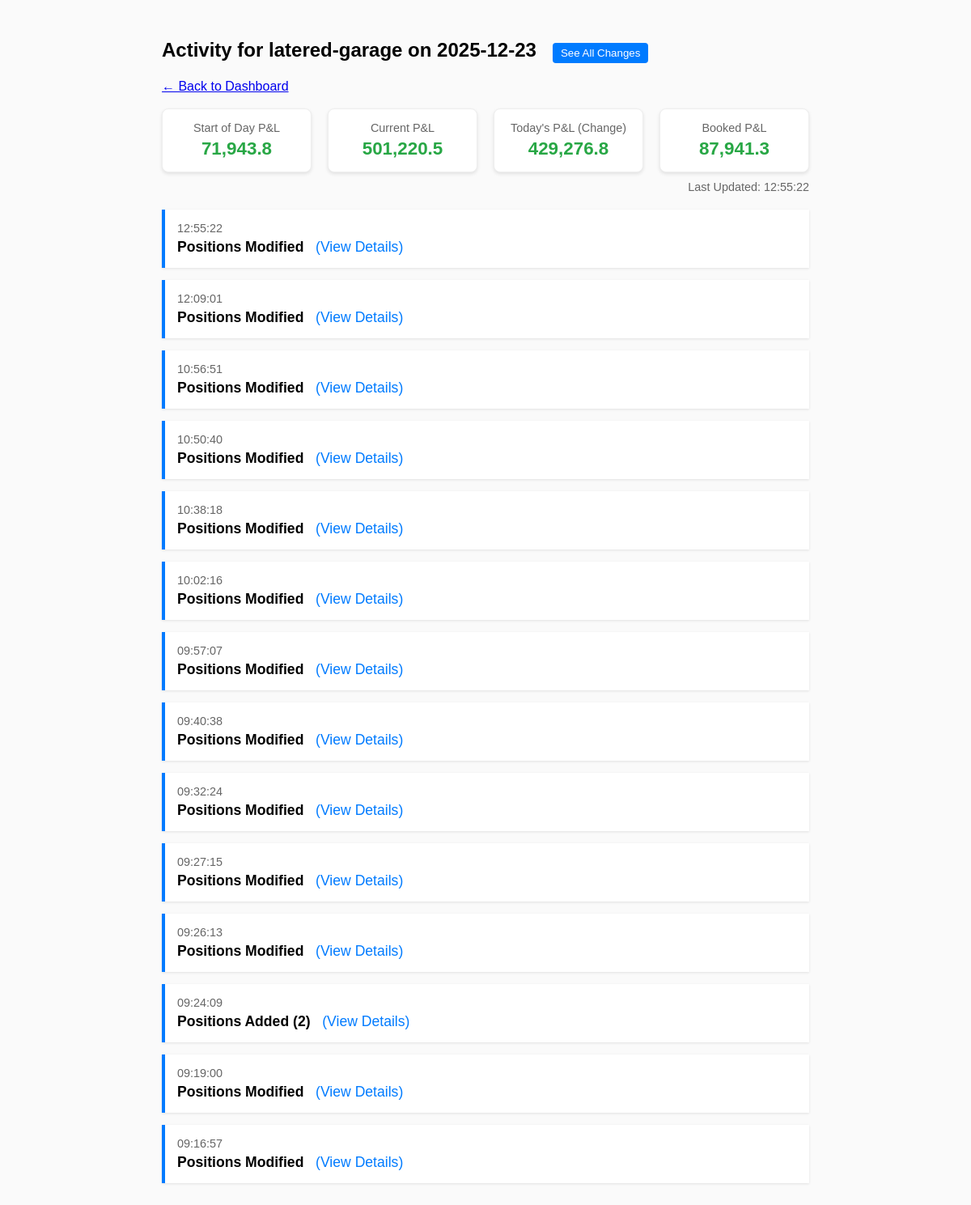
Page /profile/latered-garage/2025-12-23 on the committed database.
### tables this page shows
CREATE TABLE snapshots (
            id INTEGER PRIMARY KEY AUTOINCREMENT,
            profile_id INTEGER NOT NULL,
            timestamp DATETIME DEFAULT CURRENT_TIMESTAMP,
            raw_data JSON NOT NULL,
            created_at_source TEXT,
            FOREIGN KEY (profile_id) REFERENCES profiles (id)
        );

CREATE TABLE position_changes (
            id INTEGER PRIMARY KEY AUTOINCREMENT,
            snapshot_id INTEGER NOT NULL,
            profile_id INTEGER NOT NULL,
            timestamp DATETIME DEFAULT CURRENT_TIMESTAMP,
            diff_summary TEXT, -- JSON summary of what changed (e.g. "Added 1 trade, Removed 1 trade")
            FOREIGN KEY (snapshot_id) REFERENCES snapshots (id),
            FOREIGN KEY (profile_id) REFERENCES profiles (id)
        );

### app.py (the view)
@app.route('/profile/<slug>/<date>')
def daily_view(slug, date):
    conn = get_db()
    c = conn.cursor()
    profile = c.execute("SELECT * FROM profiles WHERE slug = ?", (slug,)).fetchone()
    if not profile:
        conn.close()
        return "Profile not found", 404
    changes = c.execute("""
        SELECT * FROM position_changes
        WHERE profile_id = ? AND date(timestamp) = ?
        ORDER BY timestamp DESC
    """, (profile['id'], date)).fetchall()
    metrics = get_daily_pnl_metrics(c, profile['id'], date)
    conn.close()
    return render_template('daily_view.html',
                         slug=slug,
                         date=date,
                         changes=changes,
                         metrics=metrics)

### app.py (called while the page is built)
@app.template_filter('to_datetime')
def to_datetime_filter(value):
    if isinstance(value, datetime):
        return value
    try:
        return datetime.strptime(value, '%Y-%m-%d %H:%M:%S')
    except ValueError:
        try:
             dt = datetime.fromisoformat(value)
             return dt.replace(tzinfo=None) # Ensure naive
        except:
             return value

def calculate_snapshot_pnl(c, snapshot_id):
    snap = c.execute("SELECT * FROM snapshots WHERE id = ?", (snapshot_id,)).fetchone()
    if not snap: return 0, 0
    raw = json.loads(snap['raw_data'])
    data = raw.get('data', [])
    total = 0
    booked = 0
    for item in data:
        for trade in item.get('trades', []):
            u_pnl = trade.get('unbooked_pnl', 0)
            b_pnl = trade.get('booked_profit_loss', 0)
            total += (u_pnl + b_pnl)
            booked += b_pnl
    return total, booked

### database.py (called while the page is built)
def get_db():
    conn = sqlite3.connect(DB_PATH, detect_types=sqlite3.PARSE_DECLTYPES)
    conn.row_factory = sqlite3.Row
    return conn

### templates/daily_view.html (shortened to what this page needs)
<!doctype html>
<html lang="en">
<head>
</head>
<body>
    <div class="container">
        <h2>Activity for {{ slug }} on {{ date }}</h2>
        <a href="{{ url_for('index') }}">&larr; Back to Dashboard</a>
        <br><br>
        {% if metrics %}
        <div class="metrics-container">
            <div class="metric-box">
                <div class="metric-title">Start of Day P&L</div>
                <div
                    class="metric-value {{ 'val-pos' if metrics.start_pnl > 0 else 'val-neg' if metrics.start_pnl < 0 else 'val-neu' }}">
                    {{ "{:,.1f}".format(metrics.start_pnl) }}
                </div>
            </div>
            <div class="metric-box">
                <div class="metric-title">Current P&L</div>
                <div
                    class="metric-value {{ 'val-pos' if metrics.current_pnl > 0 else 'val-neg' if metrics.current_pnl < 0 else 'val-neu' }}">
                    {{ "{:,.1f}".format(metrics.current_pnl) }}
                </div>
            </div>
            <div class="metric-box">
                <div class="metric-title">Today's P&L (Change)</div>
                <div
                    class="metric-value {{ 'val-pos' if metrics.todays_pnl > 0 else 'val-neg' if metrics.todays_pnl < 0 else 'val-neu' }}">
                    {{ "{:,.1f}".format(metrics.todays_pnl) }}
                </div>
            </div>
            <div class="metric-box">
                <div class="metric-title">Booked P&L</div>
                <div
                    class="metric-value {{ 'val-pos' if metrics.booked_pnl > 0 else 'val-neg' if metrics.booked_pnl < 0 else 'val-neu' }}">
                    {{ "{:,.1f}".format(metrics.booked_pnl) }}
                </div>
            </div>
        </div>
        {% if metrics.last_updated %}
        <div style="text-align: right; margin-top: -20px; margin-bottom: 20px; color: #666; font-size: 0.9em;">
            Last Updated: {{ metrics.last_updated | to_datetime | attr('strftime')('%H:%M:%S') }}
        </div>
        {% endif %}
        {% endif %}
        {% for change in changes %}
        <div class="timeline-item">
            <div class="time">{{ change.timestamp | to_datetime | attr('strftime')('%H:%M:%S') }}</div>
            <div class="summary">
                {{ change.diff_summary or 'Position Update' }}
                <button class="details-link" onclick="showDiff({{ change.id }})">(View Details)</button>
            </div>
        </div>
        {% else %}
        <p>No activity recorded for this date.</p>
        {% endfor %}
    </div>
</body>
</html>

### templates/daily_view.html (style rules this page uses)
body { font-family: sans-serif; padding: 20px; background: #fafafa; }
.container { max-width: 800px; margin: 0 auto; }
.timeline-item { background: #fff; padding: 15px; margin-bottom: 15px; border-left: 4px solid #007bff; box-shadow: 0 1px 3px rgba(0, 0, 0, 0.1); }
.time { color: #666; font-size: 0.9em; margin-bottom: 5px; }
.summary { font-size: 1.1em; font-weight: bold; }
.details-link { cursor: pointer; color: #007bff; border: none; background: none; font-size: 1em; padding: 0; }
.metrics-container { display: flex; flex-wrap: wrap; gap: 20px; margin-bottom: 30px; }
.metric-box { flex: 1; min-width: 150px; background: white; padding: 15px; border-radius: 8px; box-shadow: 0 2px 4px rgba(0, 0, 0, 0.1); text-align: center; border: 1px solid #eee; }
.metric-title { color: #666; font-size: 0.9em; margin-bottom: 5px; }
.metric-value { font-size: 1.4em; font-weight: bold; }
.val-pos { color: #28a745; }

### rows in the picture
snapshots: last_updated|to_datetime "12:55:22"
position_changes: timestamp|to_datetime "12:55:22", diff_summary "Positions Modified"
position_changes: timestamp|to_datetime "12:09:01", diff_summary "Positions Modified"
position_changes: timestamp|to_datetime "10:56:51", diff_summary "Positions Modified"
position_changes: timestamp|to_datetime "10:50:40", diff_summary "Positions Modified"
position_changes: timestamp|to_datetime "10:38:18", diff_summary "Positions Modified"
position_changes: timestamp|to_datetime "10:02:16", diff_summary "Positions Modified"
position_changes: timestamp|to_datetime "09:57:07", diff_summary "Positions Modified"
position_changes: timestamp|to_datetime "09:40:38", diff_summary "Positions Modified"
position_changes: timestamp|to_datetime "09:32:24", diff_summary "Positions Modified"
position_changes: timestamp|to_datetime "09:27:15", diff_summary "Positions Modified"
position_changes: timestamp|to_datetime "09:26:13", diff_summary "Positions Modified"
position_changes: timestamp|to_datetime "09:24:09", diff_summary "Positions Added (2)"
position_changes: timestamp|to_datetime "09:19:00", diff_summary "Positions Modified"
position_changes: timestamp|to_datetime "09:16:57", diff_summary "Positions Modified"

### other values in the picture
{{ slug }} "latered-garage"
{{ date }} "2025-12-23"
{{ "{:,.1f}".format(metrics.start_pnl) }} "71,943.8"
{{ "{:,.1f}".format(metrics.current_pnl) }} "501,220.5"
{{ "{:,.1f}".format(metrics.todays_pnl) }} "429,276.8"
{{ "{:,.1f}".format(metrics.booked_pnl) }} "87,941.3"
